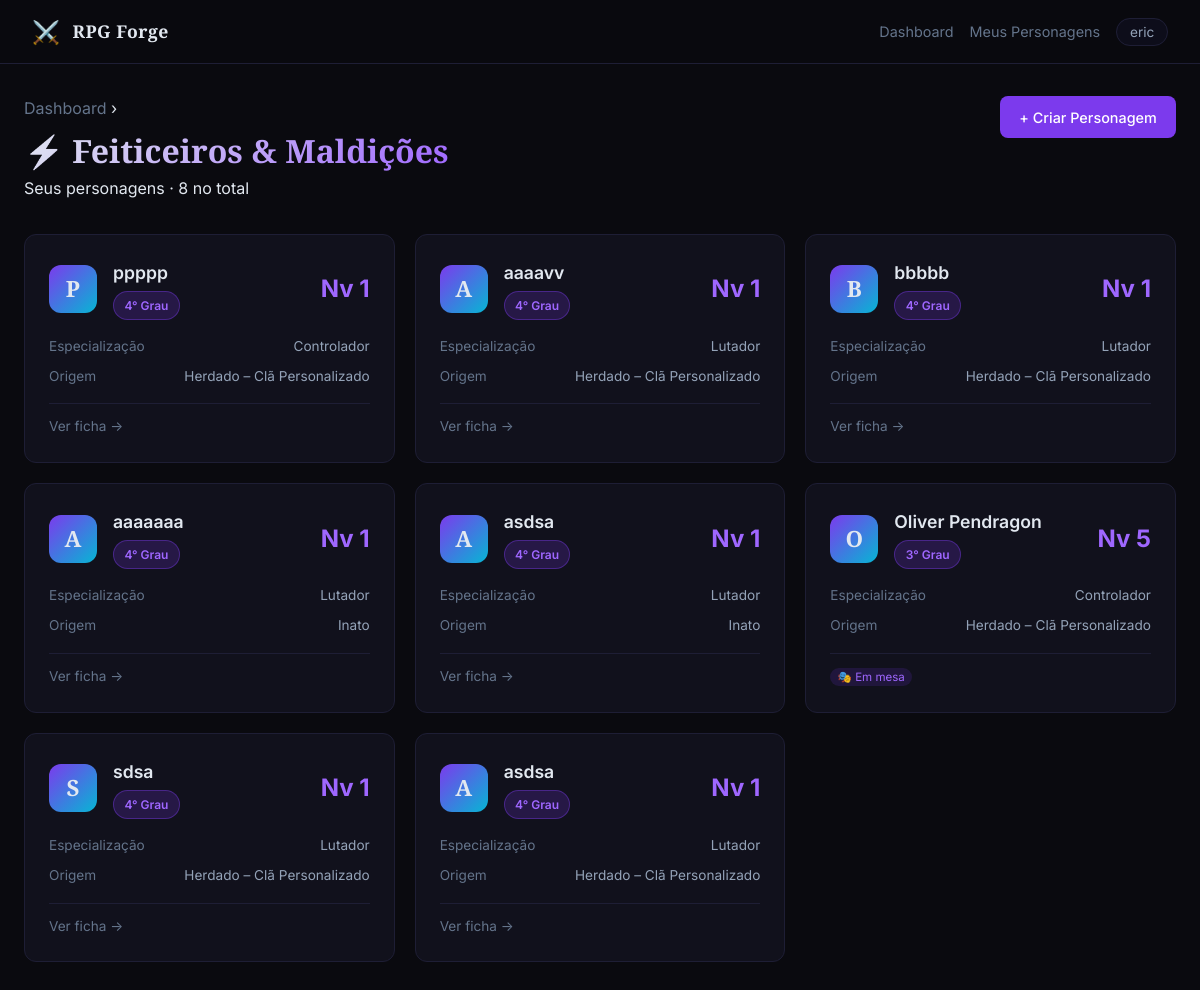
Page /jujutsu/ (signed in) on the earlier database version.
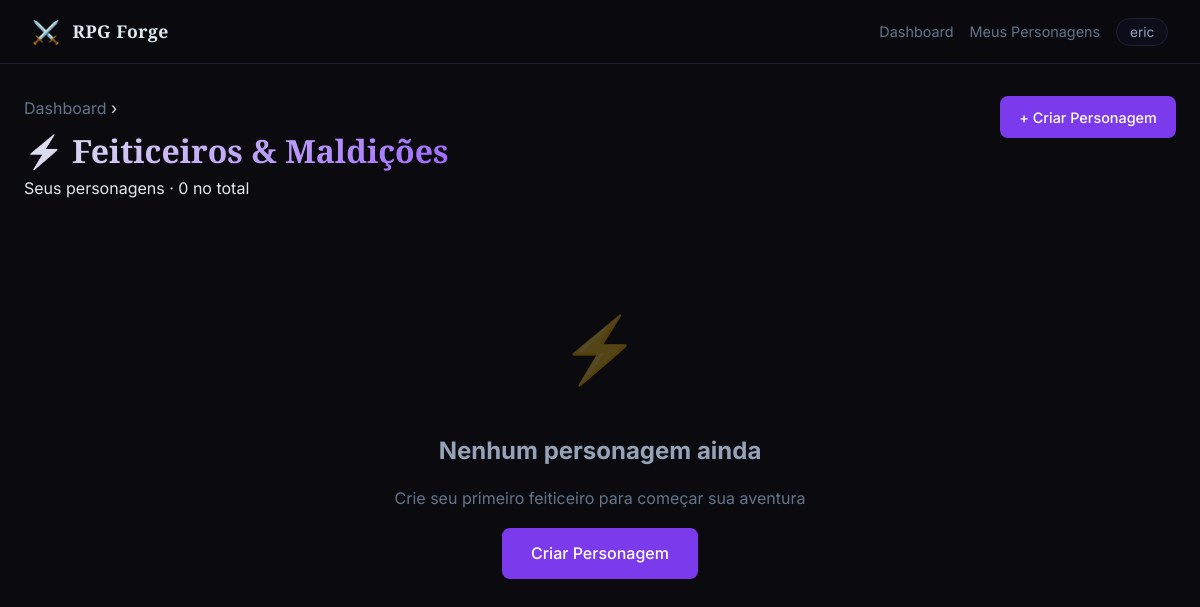
Same page on the later database version.
### tables this page shows
CREATE TABLE personagens (
                id INTEGER PRIMARY KEY AUTOINCREMENT,
                nome TEXT NOT NULL,
                dados TEXT NOT NULL,
                criado_em TIMESTAMP DEFAULT CURRENT_TIMESTAMP,
                atualizado_em TIMESTAMP DEFAULT CURRENT_TIMESTAMP
            , usuario_id INTEGER, sistema TEXT DEFAULT 'jujutsu', mesa_id INTEGER);

### sistemas/jujutsu/routes.py (the view)
@bp.route("/")
@login_required
def index():
    uid = session["usuario_id"]
    with get_db() as conn:
        rows = conn.execute(
            "SELECT id, nome, dados, mesa_id, criado_em FROM personagens WHERE usuario_id=? AND sistema=? ORDER BY atualizado_em DESC",
            (uid, SISTEMA)
        ).fetchall()
    lista = []
    for p in rows:
        dados = json.loads(p["dados"])
        lista.append({
            "id": p["id"],
            "nome": p["nome"],
            "mesa_id": p["mesa_id"],
            "nivel": dados.get("nivel", 1),
            "grau": calcular_grau(dados.get("nivel", 1)),
            "especializacao": ESPECIALIZACOES.get(dados.get("especializacao", ""), {}).get("nome", "?"),
            "origem": ORIGENS.get(dados.get("origem", ""), {}).get("nome", "?"),
            "criado_em": p["criado_em"],
        })
    return render_template("jujutsu/index.html", personagens=lista, usuario=usuario_logado())

### database.py (called while the page is built)
def get_db():
    conn = sqlite3.connect(DB_PATH)
    conn.row_factory = sqlite3.Row
    return conn

def login_required(f):
    @wraps(f)
    def decorated(*args, **kwargs):
        if "usuario_id" not in session:
            return redirect(url_for("login"))
        return f(*args, **kwargs)
    return decorated

def usuario_logado():
    return {"id": session.get("usuario_id"), "username": session.get("usuario_nome")}

### sistemas/jujutsu/game_data.py (called while the page is built)
def calcular_grau(nivel):
    for (min_n, max_n), grau in GRAUS_FEITICEIRO.items():
        if min_n <= nivel <= max_n:
            return grau
    return "Especial"

### sistemas/jujutsu/templates/jujutsu/index.html (shortened to what this page needs)
{% extends "base.html" %}
{% block content %}
<div class="page-header">
  <div>
    <p class="page-sub" style="margin-bottom:.2rem"><a href="{{ url_for('dashboard') }}" style="color:var(--text-muted);text-decoration:none">Dashboard</a> ›</p>
    <h1 class="page-title">⚡ Feiticeiros & Maldições</h1>
    <p class="page-sub">Seus personagens · {{ personagens|length }} no total</p>
  </div>
  <a href="{{ url_for('jujutsu.criar') }}" class="btn btn-primary">+ Criar Personagem</a>
</div>
{% if personagens %}
<div class="cards-grid">
  {% for p in personagens %}
  <div class="char-card-wrap">
    <a href="{{ url_for('jujutsu.ver_personagem', pid=p.id) }}" class="char-card">
      <div class="char-card-header">
        <div class="char-avatar">{{ p.nome[0].upper() }}</div>
        <div class="char-info">
          <h3 class="char-nome">{{ p.nome }}</h3>
          <span class="char-grau badge badge-grau">{{ p.grau }}</span>
        </div>
        <span class="char-nivel">Nv {{ p.nivel }}</span>
      </div>
      <div class="char-card-body">
        <div class="char-detail">
          <span class="detail-label">Especialização</span>
          <span class="detail-value">{{ p.especializacao }}</span>
        </div>
        <div class="char-detail">
          <span class="detail-label">Origem</span>
          <span class="detail-value">{{ p.origem }}</span>
        </div>
      </div>
      <div class="char-card-footer">
        {% if p.mesa_id %}
        <span class="char-mesa-badge">🎭 Em mesa</span>
        {% else %}
        <span class="text-muted">Ver ficha →</span>
        {% endif %}
      </div>
    </a>
  </div>
  {% endfor %}
</div>
{% else %}
<div class="empty-state">
  <div class="empty-icon">⚡</div>
  <h2>Nenhum personagem ainda</h2>
  <p>Crie seu primeiro feiticeiro para começar sua aventura</p>
  <a href="{{ url_for('jujutsu.criar') }}" class="btn btn-primary btn-lg">Criar Personagem</a>
</div>
{% endif %}
{% endblock %}

### templates/base.html (shortened to what this page needs)
<!DOCTYPE html>
<html lang="pt-BR">
<head>
  <link rel="stylesheet" href="{{ url_for('static', filename='css/style.css') }}">
</head>
<body>
  <nav class="navbar">
    <a href="{{ url_for('dashboard') }}" class="nav-brand">
      <span class="brand-icon">⚔️</span>
      <span>RPG Forge</span>
    </a>
    <div class="nav-links">
      <a href="{{ url_for('dashboard') }}" class="nav-link">Dashboard</a>
      <a href="{{ url_for('sistema_jujutsu') }}" class="nav-link">Meus Personagens</a>
      <div class="nav-user-menu">
        <span class="nav-username">{{ session.get('usuario_nome', '') }}</span>
      </div>
    </div>
  </nav>
  <main class="main-content">
    {% block content %}{% endblock %}
  </main>
</body>
</html>

### static/css/style.css (style rules this page uses)
*, *::before, *::after { box-sizing: border-box; margin: 0; padding: 0; }
:root { --bg: #0a0a0f; --bg-card: #11111c; --bg-card-hover: #161625; --bg-input: #0d0d1a; --border: #1e1e35; --border-hover: #3a3a6a; --accent: #7c3aed; --accent-light: #9f67ff; --accent-glow: rgba(124,58,237,0.35); --accent2: #06b6d4; --text: #e2e8f0; --text-muted: #64748b; --text-dim: #94a3b8; --success: #10b981; --warning: #f59e0b; --danger: #ef4444; --pv-color: #10b981; --pe-color: #7c3aed; --radius: 12px; --radius-sm: 8px; --shadow: 0 4px 24px rgba(0,0,0,0.5); --shadow-glow: 0 0 30px rgba(124,58,237,0.2); }
html { font-size: 16px; }
body { font-family: 'Inter', -apple-system, sans-serif; background: var(--bg); color: var(--text); min-height: 100vh; line-height: 1.6; }
.navbar { display: flex; align-items: center; justify-content: space-between; padding: 0 2rem; height: 64px; background: rgba(10,10,15,0.95); border-bottom: 1px solid var(--border); position: sticky; top: 0; z-index: 100; backdrop-filter: blur(12px); }
.nav-brand { display: flex; align-items: center; gap: 0.75rem; text-decoration: none; font-family: 'Cinzel', serif; font-size: 1.1rem; color: var(--text); font-weight: 600; letter-spacing: 0.5px; }
.brand-icon { font-size: 1.4rem; }
.nav-links { display: flex; align-items: center; gap: 1rem; }
.nav-link { color: var(--text-muted); text-decoration: none; font-size: 0.9rem; transition: color 0.2s; }
.main-content { max-width: 1400px; margin: 0 auto; padding: 2rem 1.5rem; }
.btn { display: inline-flex; align-items: center; gap: 0.4rem; padding: 0.6rem 1.2rem; border-radius: var(--radius-sm); font-size: 0.9rem; font-weight: 500; cursor: pointer; text-decoration: none; border: none; transition: all 0.2s; white-space: nowrap; }
.btn-primary { background: var(--accent); color: white; }
.btn-lg { padding: 0.8rem 1.8rem; font-size: 1rem; }
.page-header { display: flex; align-items: center; justify-content: space-between; margin-bottom: 2rem; gap: 1rem; }
.page-title { font-family: 'Cinzel', serif; font-size: 2rem; font-weight: 700; background: linear-gradient(135deg, var(--text) 0%, var(--accent-light) 100%); -webkit-background-clip: text; -webkit-text-fill-color: transparent; background-clip: text; }
.empty-state { display: flex; flex-direction: column; align-items: center; justify-content: center; padding: 5rem 2rem; text-align: center; gap: 1rem; }
.empty-icon { font-size: 4rem; opacity: 0.3; }
.empty-state h2 { font-size: 1.5rem; color: var(--text-dim); }
.empty-state p { color: var(--text-muted); }
.page-header { display: flex; align-items: flex-start; justify-content: space-between; gap: 1rem; margin-bottom: 2rem; flex-wrap: wrap; }
.empty-state { text-align: center; padding: 4rem 2rem; }
.empty-icon { font-size: 4rem; margin-bottom: 1rem; }
.nav-user-menu { position:relative;cursor:pointer }
.nav-username { font-size:.85rem;color:var(--text-dim);background:var(--bg-input);border:1px solid var(--border);border-radius:99px;padding:.3rem .8rem;transition:border-color .15s }

Differences in the rows shown:
removed personagens: nome "P", nome "ppppp", grau "4° Grau", nivel "1", especializacao "Controlador", origem "Herdado – Clã Personalizado", shows "Ver ficha →"
removed personagens: nome "A", nome "aaaavv", grau "4° Grau", nivel "1", especializacao "Lutador", origem "Herdado – Clã Personalizado", shows "Ver ficha →"
removed personagens: nome "B", nome "bbbbb", grau "4° Grau", nivel "1", especializacao "Lutador", origem "Herdado – Clã Personalizado", shows "Ver ficha →"
removed personagens: nome "A", nome "aaaaaaa", grau "4° Grau", nivel "1", especializacao "Lutador", origem "Inato", shows "Ver ficha →"
removed personagens: nome "A", nome "asdsa", grau "4° Grau", nivel "1", especializacao "Lutador", origem "Inato", shows "Ver ficha →"
removed personagens: nome "O", nome "Oliver Pendragon", grau "3° Grau", nivel "5", especializacao "Controlador", origem "Herdado – Clã Personalizado", shows "🎭 Em mesa"
removed personagens: nome "S", nome "sdsa", grau "4° Grau", nivel "1", especializacao "Lutador", origem "Herdado – Clã Personalizado", shows "Ver ficha →"
removed personagens: nome "A", nome "asdsa", grau "4° Grau", nivel "1", especializacao "Lutador", origem "Herdado – Clã Personalizado", shows "Ver ficha →"
Other differences:
{{ personagens|length }}: "8" → "0"
text now shown: "⚡ Nenhum personagem ainda Crie seu primeiro feiticeiro para começar sua aventura Criar Personagem"
